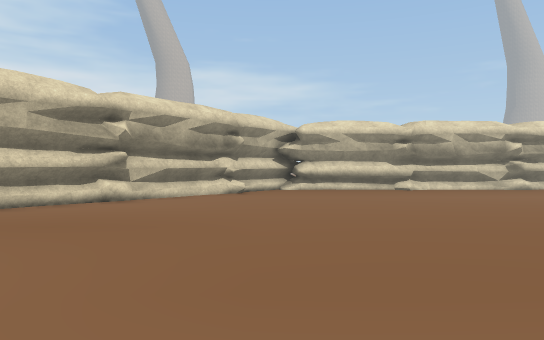
[1] (above)

14 first-person views from a walk through a Unity game level. The camera is 1.2 m above the floor, looks level and sees 70° across. The floor is counted in squares, 2 m on a side. Each view is taken from the middle of a square. On the plan, view 1 faces up. The plan holds only what a view shows up to about 11 squares ahead; the rest is blank. The place goes on beyond the plan. The player is left out. Some surface patterns are stand-ins.

[2]
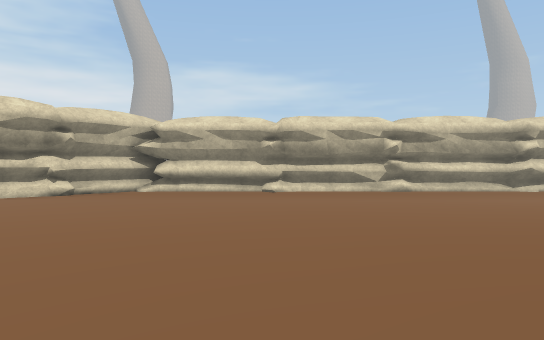

[3]
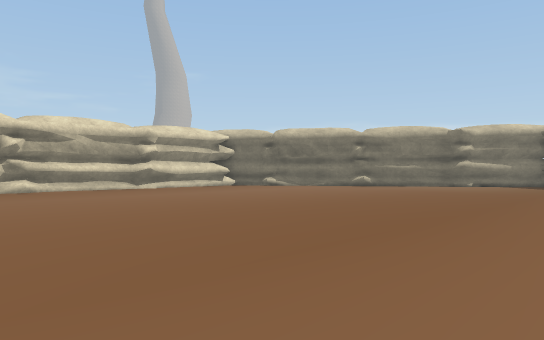

[4]
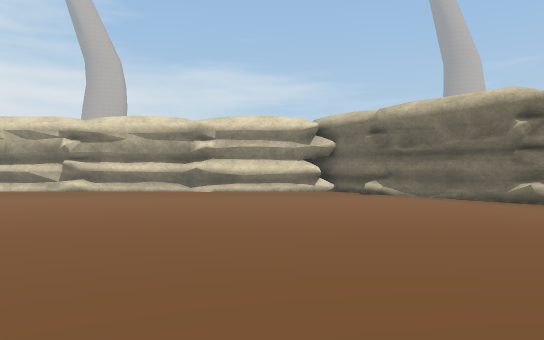

[5]
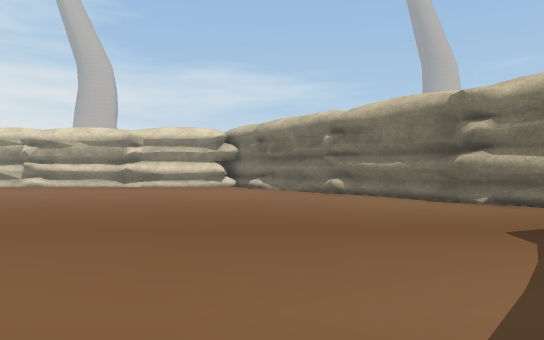

[6]
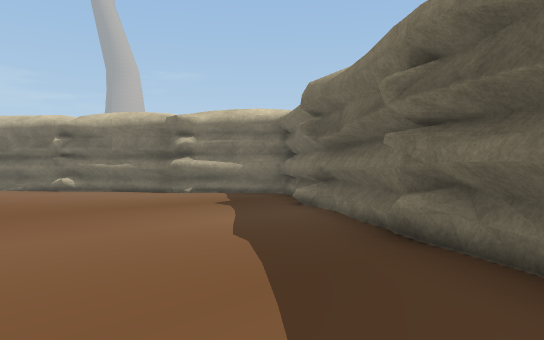

[7]
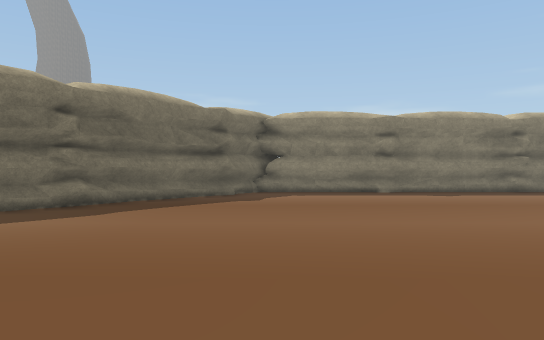

[8]
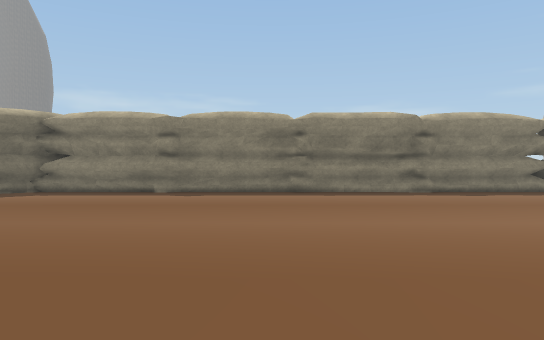

[9]
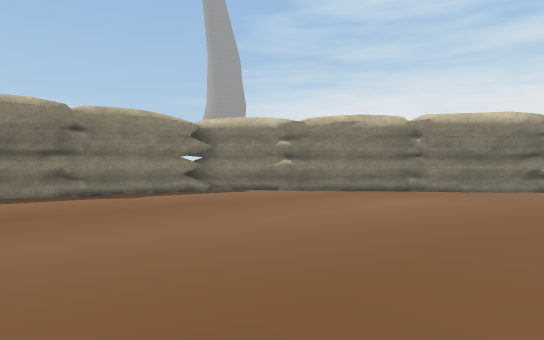

[10]
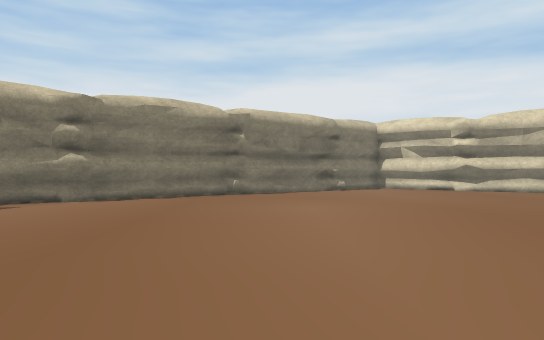

[11]
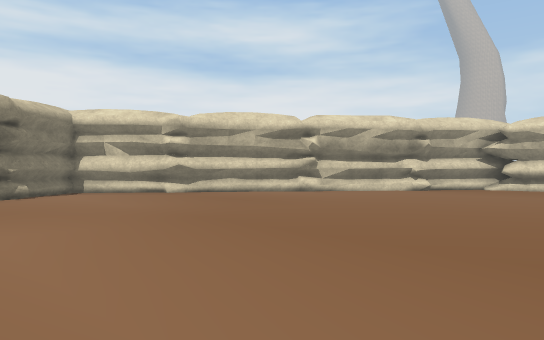

[12]
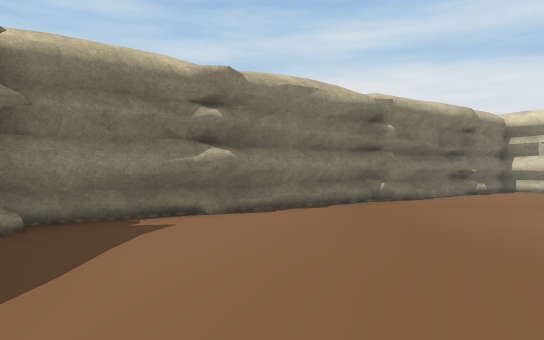

[13]
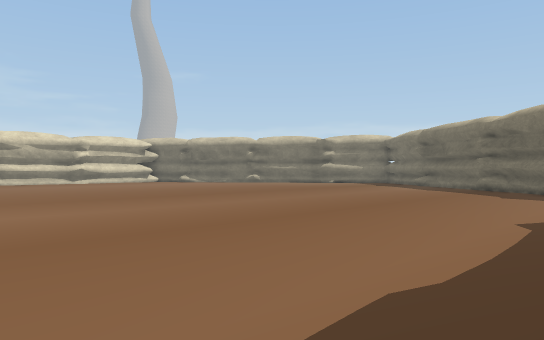

[14]
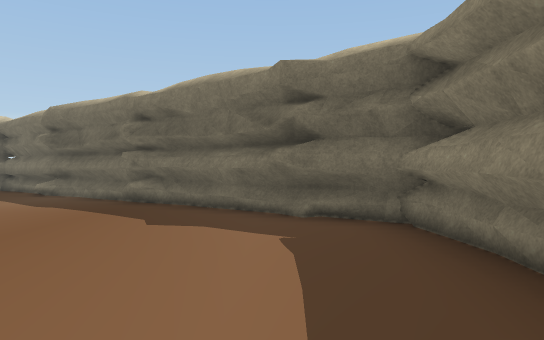

### Floor plan
Key: @ floor where view 1 was taken; # wall or solid block; . floor.
Columns run from 7 left of view 1 to 21 right of it. Each row starts with its distance up from view 1.
 12       ##################
 11       #................#
 10      ##................##
  9     ##..................##
  8    ##....................#
  7    #.....................##
  6   ##......................##
  5  ##........................##
  4 ##..........................#
  3 #...........................#
  2 #...........................#
  1 ##.........................##
  0  ##....@..................##
 -1   ##......................#
 -2    #.....................##
 -3    ##...................##
 -4     ##.................##
 -5      ##...............##
 -6       #...............#
 -7       #################

Positions as (right, up) in squares from view 1, and headings:
1: (0, 0), facing up
2: (4, 1), facing up
3: (5, 0), facing up-right
4: (13, 1), facing up
5: (16, -2), facing up
6: (14, -4), facing up-right
7: (14, 4), facing down
8: (8, 4), facing down
9: (7, 3), facing down-left
10: (6, -1), facing left
11: (4, -1), facing up-left
12: (4, -4), facing left
13: (5, -6), facing up-right
14: (10, -5), facing right
